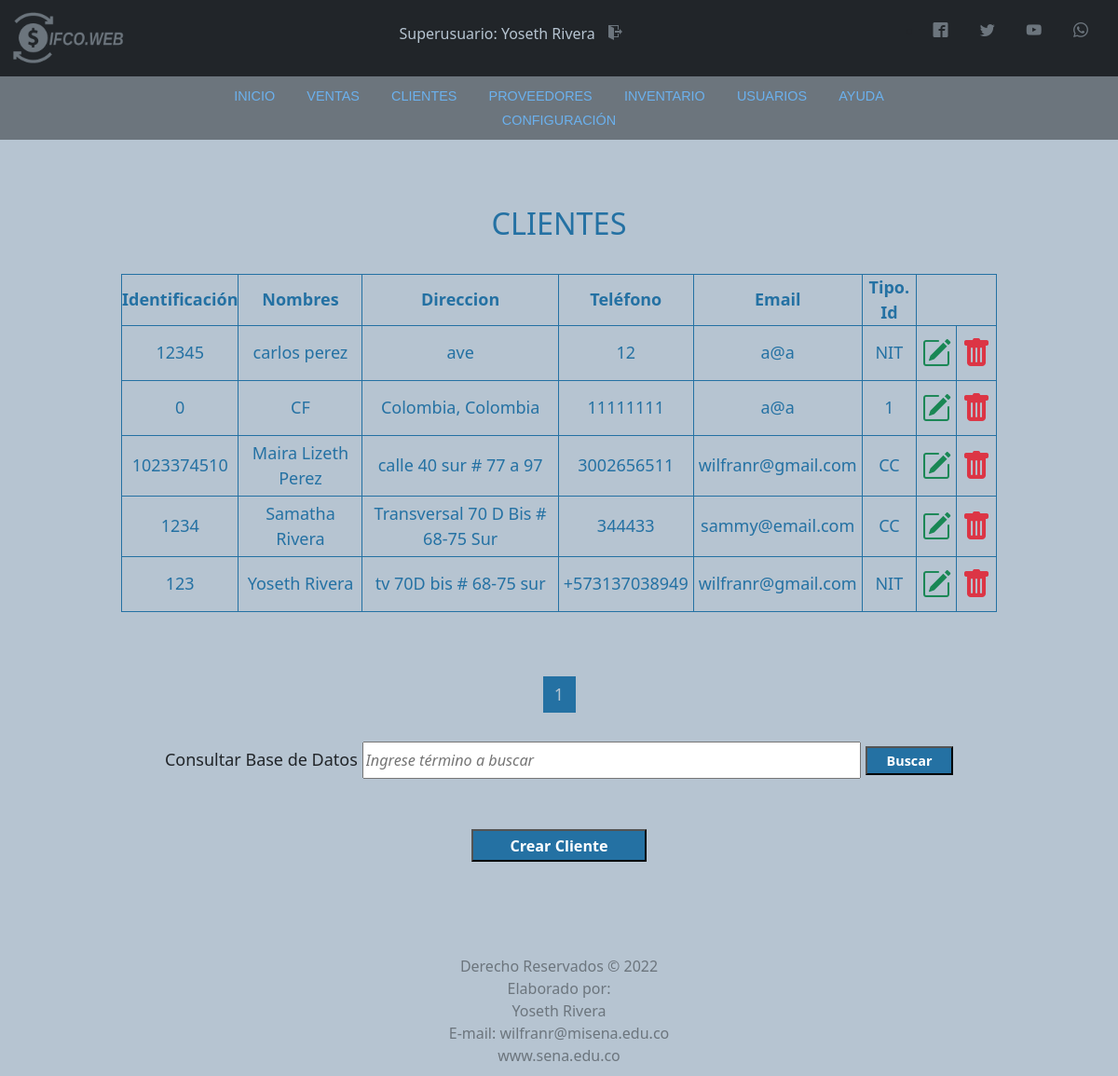
/Vista/html/clientes.php (signed in), run on the app's committed database.
### tables this page shows
CREATE TABLE `usuario` (
  `codUsuario` int(11) NOT NULL,
  `id` varchar(20) DEFAULT NULL,
  `tipoId` varchar(11) DEFAULT NULL,
  `nombre` varchar(50) DEFAULT NULL,
  `direccion` text NOT NULL,
  `telefono` varchar(20) NOT NULL,
  `correo` varchar(100) DEFAULT NULL,
  `usuario` varchar(15) DEFAULT NULL,
  `clave` varchar(100) DEFAULT NULL,
  `rol` varchar(20) DEFAULT NULL
);

CREATE TABLE `cliente` (
  `codCliente` int(11) NOT NULL,
  `id` int(11) DEFAULT NULL,
  `nombre` varchar(80) DEFAULT NULL,
  `telefono` varchar(20) DEFAULT NULL,
  `direccion` text DEFAULT NULL,
  `correo` varchar(100) NOT NULL,
  `tipoId` varchar(11) DEFAULT NULL
);

### Vista/html/clientes.php (the view, shortened to what this page needs)
<?php
    include '../../includes/conexion.php';
    include '../../includes/header.php';
    include '../../includes/nav.php';
    include '../../includes/script.php';
    if ($_SESSION['rol'] == 'Administrador'||$_SESSION['rol']=='Vendedor' || $_SESSION['rol'] == 'Superusuario'){
?>
<!DOCTYPE html>
<html lang="es">
<head>
</head>
<body>
<div class="container-tabla-usuarios">
    <h1>CLIENTES</h1><br>
    <table class="tabla-usuarios">
        <th>Identificación</th>
        <th>Nombres</th>
        <th>Direccion</th>
        <th>Teléfono</th>
        <th>Email</th>
        <th>Tipo. Id</th>
        <?php
        $sql_register = mysqli_query($conexion, "SELECT COUNT(*) as total_registro FROM cliente");
        $result_register = mysqli_fetch_array($sql_register);
        $total_registro=$result_register['total_registro'];
        $por_pagina = 5;
        if (empty($_GET['pagina'])){
            $pagina=1;
        }else{
            $pagina=$_GET['pagina'];
        }
            $desde = ($pagina-1) * $por_pagina;
            $total_paginas=ceil($total_registro/$por_pagina);
            $sentence="SELECT * FROM cliente ORDER BY nombre LIMIT $desde, $por_pagina";
            $result = $conexion->query($sentence) or die ("Error al consultar: " .mysqli_error($conexion));
            while($rows = $result->fetch_assoc())
            {
        ?>
                <tr>
                    <td><?php echo $rows['id']?></td>
                    <td><?php echo $rows['nombre']?></td>
                    <td><?php echo $rows['direccion']?></td>
                    <td><?php echo $rows['telefono']?></td>
                    <td><?php echo $rows['correo']?></td>
                    <td><?php echo $rows['tipoId']?></td>
                    <td><a href="modify_cliente.php?usr=<?php echo $rows['id'] ?>"><i class="bi bi-pencil-square" style="font-size: 2rem; color: #198754;"></a></td>
                    <td><a href="#" onclick="DeleteClient()"><i class="bi bi-trash-fill" style="font-size: 2rem; color: #dc3545;"></i></a></td>
                </tr>
        <?php
            }
        ?>
    </table><br><br>
            <div class="paginador">
            <ul>
            <?php
                for ($i=1; $i <= $total_paginas; $i++){
                    if($i == $pagina){
                        echo '<li class="pageSelected" >'.$i.'</li>';
                    }else{
                        echo '<li><a href="?pagina='.$i.'">'.$i.'</a></li>';
                    }
                }
            ?>
            </ul>
            </div>
    <form action="search_cliente.php" method="GET">
    <label id="buscar" for="buscar">Consultar Base de Datos </label>
    <input type="text" class="control-buscar" id="busqueda" name="search" placeholder="Ingrese término a buscar">
    <input class="btn-buscar" type="submit" value="Buscar" name="buscar"><br><br><br>
    </form>
    <a href="new_cliente.php"><input class="btn-crear" type="button" value="Crear Cliente"></a>
</div>
</body>
<?php include '../../includes/footer.php';
}else{
    echo'<script>
            UserNoAccess()
        </script>';
}?>
</html>

### includes/header.php (shortened to what this page needs)
<?php
include 'conexion.php';
$id = $_SESSION['id'];
$sentence = "SELECT nombre, rol, codUsuario FROM usuario WHERE id = '" . $id . "' ";
$result = $conexion->query($sentence);
$row = $result->fetch_assoc();
?>
<!DOCTYPE html>
<html lang="es">
<head>
    <link rel="stylesheet" href="../css/estilos.css">
    <link rel="stylesheet" href="../../font.css">
</head>
<body>
    <nav class="navbar navbar-dark bg-dark">
        <div class="container-fluid">
            <a class="navbar-brand" href="panel_principal.php"><img src="../img/LOGO_gris.png" alt="logo" width="130px"></a>
            <h4 id="user">
                <?php
                echo utf8_decode($row['rol']);
                echo ": ";
                echo utf8_decode($row['nombre']);
                ?>
                <a href="../../Controlador/exit.php" class="icon-salir icon-exit"></a>
            </h4>
            <div class="redes">
                <ul>
                    <li>
                        <a href="https://es-es.facebook.com/" class="icon icon-facebook2" target="blank"></a>
                        <a href="https://twitter.com/" class="icon icon-twitter" target="blank"></a>
                        <a href="https://www.youtube.com/" class="icon icon-youtube" target="blank"></a>
                        <a href="https://www.whatsapp.com" class="icon icon-whatsapp" target="blank"></a>
                    </li>
                </ul>
            </div>
        </div>
    </nav>
</body>
</html>

### Vista/css/estilos.css (style rules this page uses)
* { margin: 0; padding: 0; }
body { background-color: #b6c4d1 !important; font-family: Zona Pro, Sans-Serif; }
#user { color: #b6c4d1; font-size: medium; }
.icon { color: #6c757d; text-decoration: none; padding: 10px; margin-right: 10px; }
.icon-salir { color: #6c757d; text-decoration: none; padding: 10px; margin-right: 10px; }
.container-tabla-usuarios { display: block; padding: 10px; margin-left: 10%; margin-top: 5%; width: 80%; text-align: center; font-size: large; }
.container-tabla-usuarios h1 { color: #2471A3; font-size: 1.8em; }
.tabla-usuarios { width: 100%; height: 100%; color: #2471A3; border: solid #2471A3 1px; }
.tabla-usuarios tr th { border: solid #2471A3 1px; }
.tabla-usuarios td { border: solid #2471A3 1px; height: 20px; padding: 5px; }
.btn-buscar { width: 10%; height: 2.2em; background-color: #2471A3; color: white; font-size: 0.8em; cursor: pointer; font-weight: bold; }
.control-buscar { font-size: 0.9em; width: 57%; font-style: italic; padding: 6px 2px; }
.btn-crear { width: 20%; height: 2.2em; background-color: #2471A3; color: white; font-size: 0.9em; cursor: pointer; font-weight: bold; }
.paginador ul { padding: 15px; list-style: none; display: flex; justify-content: center; }
.paginador a, .pageSelected { color: #2471A3; border: solid #2471A3 1px; padding: 5px; display: inline-block; text-align: center; width: 35px; text-decoration: none; }
.pageSelected { background-color: #2471A3; color: #b6c4d1; }

### data on the page
usuario: rol "Superusuario", nombre "Yoseth Rivera"
cliente: id "12345", nombre "carlos perez", direccion "ave", telefono "12", correo "a@a", tipoId "NIT"
cliente: id "0", nombre "CF", direccion "Colombia, Colombia", telefono "11111111", correo "a@a", tipoId "1"
cliente: id "1023374510", nombre "Maira Lizeth Perez", direccion "calle 40 sur # 77 a 97", telefono "3002656511", correo "wilfranr@gmail.com", tipoId "CC"
cliente: id "1234", nombre "Samatha Rivera", direccion "Transversal 70 D Bis # 68-75 Sur", telefono "344433", correo "sammy@email.com", tipoId "CC"
cliente: id "123", nombre "Yoseth Rivera", direccion "tv 70D bis # 68-75 sur", telefono "+573137038949", correo "wilfranr@gmail.com", tipoId "NIT"
